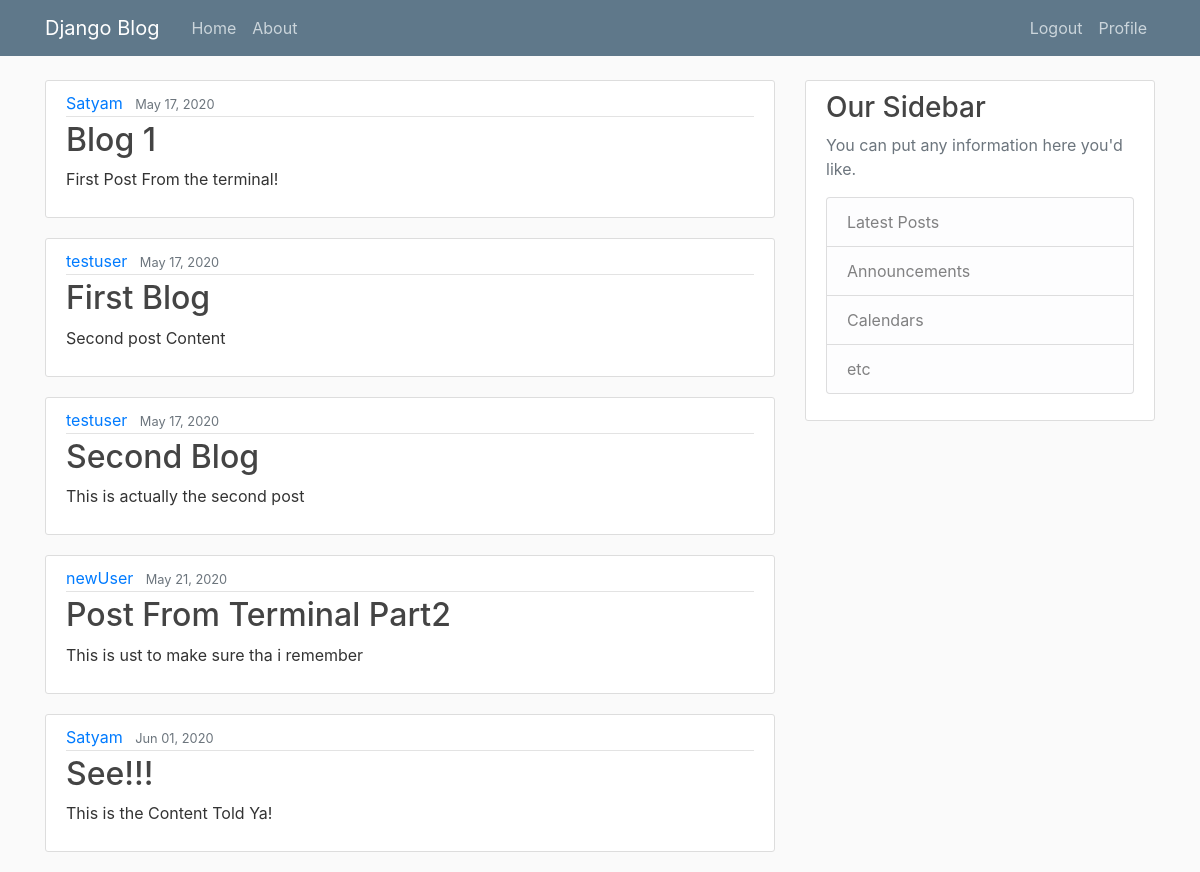
Page /blog/ (signed in) on the committed database.
### blog/models.py (models this page shows, shortened)
class Post(models.Model):                                       # we have an implicit PK "id "
    title = models.CharField(max_length=100)                    #title is a characterfield of maxlength 100
    content = models.TextField()                                #content is Text Field Who's size is unlimited (almost)
    date_posted = models.DateTimeField(default = timezone.now)  #date_posted is a DateTimeField with current datetime as the default value
    author =  models.ForeignKey(User,on_delete=models.CASCADE)  # author is a FK Mapped to (referencing) User When author(USer) is deleted this model is dropped (Deleted)

### blog/views.py (the view)
# urls.py: path('', views.home,name = 'blog-home'),  #/ is handled by home() in views module
def home(request):
    context = {"posts":Post.objects.all()}
    return render(request,"blog/home.html",context)  #this will pass the context to the template and all it's content will be acessible in the template

### blog/templates/blog/home.html
{% extends "blog/base.html" %}
{% block content %}
    {% for post in posts %}
        <article class="media content-section">
            <div class="media-body">
                <div class="article-metadata">
                    <a class="mr-2" href="#">{{ post.author }}</a>
                    <small class="text-muted">{{ post.date_posted|date:"M d, Y" }}</small>
                </div>
                <h2><a class="article-title" href="#">{{ post.title }}</a></h2>
                <p class="article-content">{{ post.content }}</p>
            </div>
        </article>
    {% endfor %}
{% endblock content %}

### blog/static/blog/main.css (style rules this page uses)
body { background: #fafafa; color: #333333; margin-top: 5rem; }
h1, h2, h3, h4, h5, h6 { color: #444444; }
.content-section { background: #ffffff; padding: 10px 20px; border: 1px solid #dddddd; border-radius: 3px; margin-bottom: 20px; }
.article-title { color: #444444; }
.article-content { white-space: pre-line; }
.article-metadata { padding-bottom: 1px; margin-bottom: 4px; border-bottom: 1px solid #e3e3e3 }

### rows in the picture
Post: author "Satyam", date_posted "May 17, 2020", title "Blog 1", content "First Post From the terminal!"
Post: author "testuser", date_posted "May 17, 2020", title "First Blog", content "Second post Content"
Post: author "testuser", date_posted "May 17, 2020", title "Second Blog", content "This is actually the second post"
Post: author "newUser", date_posted "May 21, 2020", title "Post From Terminal Part2", content "This is ust to make sure tha i remember"
Post: author "Satyam", date_posted "Jun 01, 2020", title "See!!!", content "This is the Content Told Ya!"
